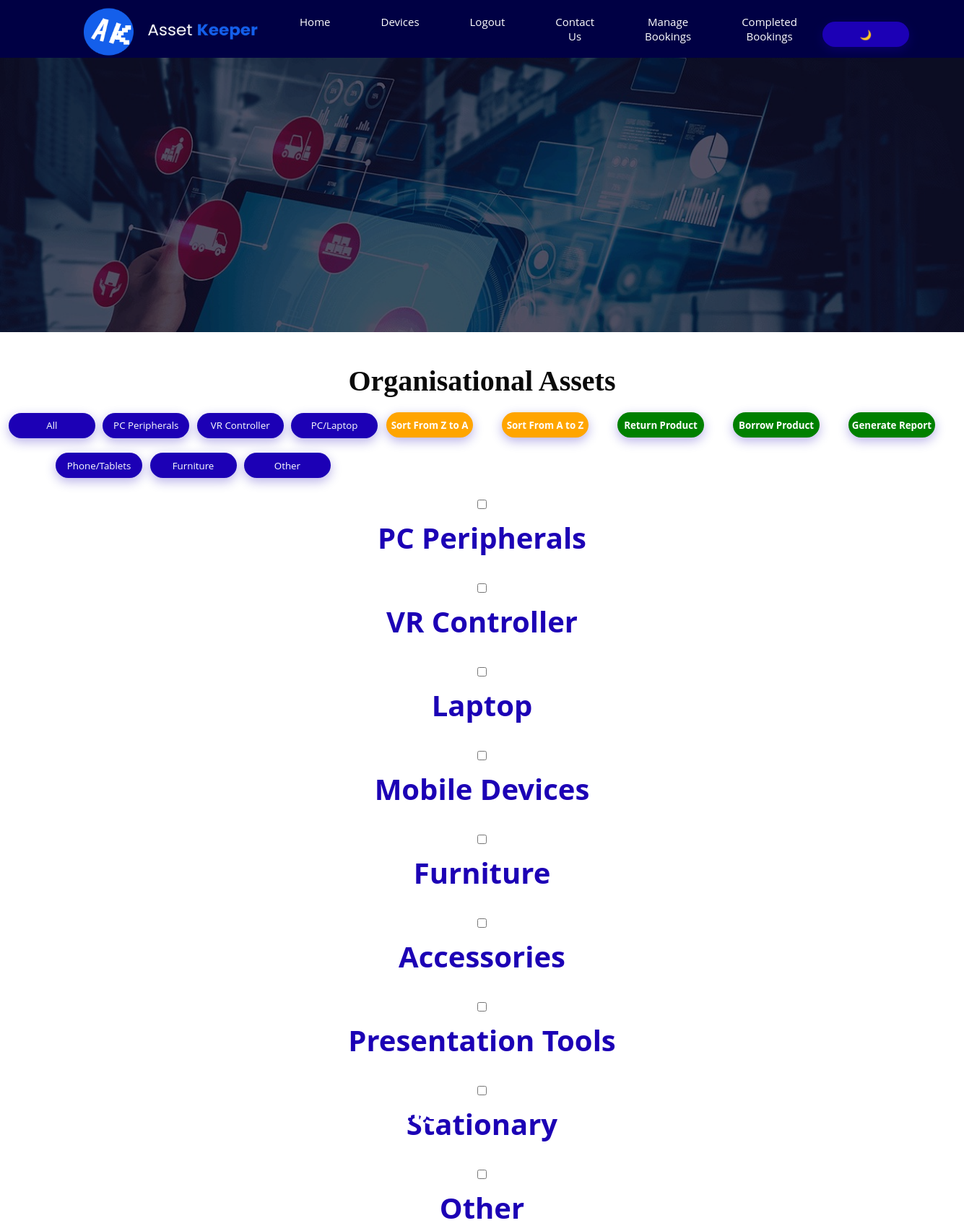
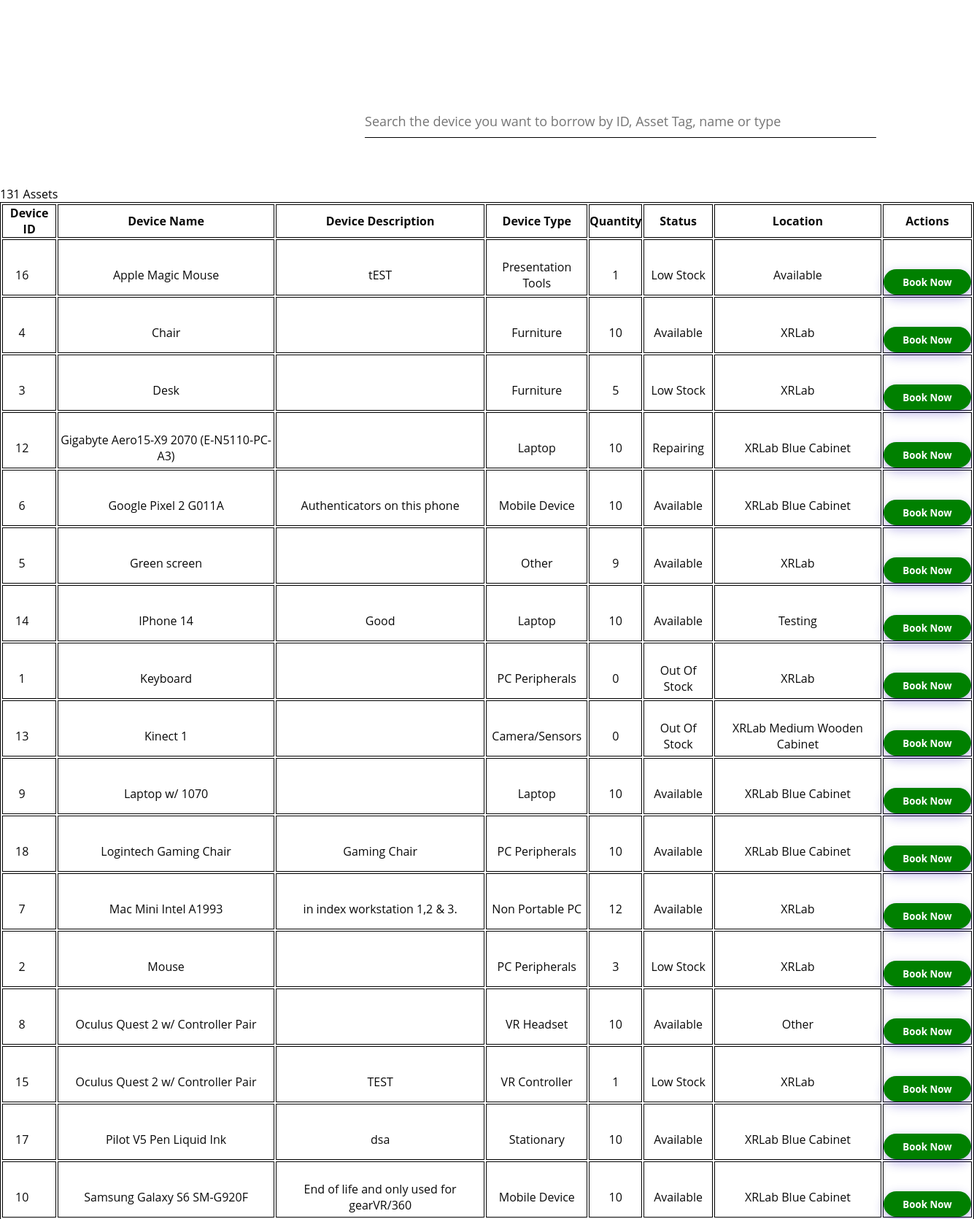
Screenshot of /devicesInventory/sort/ (upper part) with the database file from the repository (2 pictures, top to bottom).
### AppOneSDG/models.py (models this page shows, shortened)
class Equipment(models.Model):
    EQUIPMENT_CATEGORY = [ ("PC Peripherals", "PC Peripherals"), ("Non Portable PC", "Non Portable PC"), ("Laptop", "Laptop"), ("Mobile Device", "Mobile Device"), ("VR Headset", "VR Headset"), ("VR Controller", "VR Controller"), ("Camera/Sensors", "Camera/Sensors"), ("Furniture", "Furniture"), ("Presentation Tools", "Presentation Tools"), ("Stationary", "Stationary"), ("Furniture", "Furniture"), ("Accessories", "Accessories"),("Other", "Other") ]
    equipId             = models.AutoField(verbose_name="Equipment ID", primary_key=True)
    equipName           = models.CharField(verbose_name="Equipment name", max_length=100)
    equipType           = models.CharField(verbose_name="Equipment type", choices=EQUIPMENT_CATEGORY, max_length=100)
    equipQuantity       = models.IntegerField(verbose_name="Quantity for equipment", default=0)
    equipAudit          = models.DateField(verbose_name="Last audit for equipment")
    equipLocation         = models.CharField(verbose_name="Location of equipment", max_length=100, blank=True)
    equipStatus       = models.CharField(verbose_name="Status of equipment", max_length=100, default = "Available")
    equipComments       = models.TextField(verbose_name="Comments on equipment", blank=True)
    isOnsite            = models.BooleanField(default=False)
    low_stock_threshold = models.IntegerField(default=5) # Optional but recommended

### AppOneSDG/views.py (the view)
# urls.py: path('devicesInventory/sort/', equipment_list_sorted, name='devices_inventory_sorted'),
def equipment_list_sorted(request):
    equipments = Equipment.objects.all().order_by('equipName') # A → Z
    total_items = equipments.count()
    total_quantity = sum(e.equipQuantity for e in equipments)
    return render(request, "devices_admin.html", { 'equipments': equipments, 'total_items': total_items, 'total_quantity': total_quantity, })

### AppOneSDG/templates/devices_admin.html (shortened to what this page needs)
{% extends 'main_admin.html' %}
{% block extra_css %}
    <link rel="stylesheet" type="text/CSS" href="/static/AppOneSDG/contact-us.css">
{% endblock extra_css %}
{% block contentBody %}
<div class="wrapper">
    <div class="overlay">
        <div class="text">
            <h1 id="intro" style="color:white;">Organisational Assets</h1>
        </div>
    </div>
</div>
<br><br>
<h1 class="title" style="color: var(--text-primary); padding-bottom:60px; font-size:40px;">
    Organisational Assets
    <div>
        <button id="generateReportBtn" class="bookingApprove" style="background:green;font-weight:bold; float:right;margin-right:40px;margin-bottom:50px;">
            Generate Report
        </button>
        <a href="/borrowEquipment">
            <button class="bookingApprove" style="background:green;font-weight:bold; float:right;margin-right:40px;margin-bottom:50px;">
                Borrow Product
            </button>
        </a>
        <a href="/returnEquipment">
            <button class="bookingApprove" style="background:green;font-weight:bold; float:right;margin-right:40px;margin-bottom:50px;">
                Return Product
            </button>
        </a>
        <a href="{% url 'devices_inventory_sorted' %}">
            <button class="bookingApprove" style="background:orange;font-weight:bold; float:right;margin-right:40px;margin-bottom:50px;">
                Sort From A to Z
            </button>
        </a>
        <a href="{% url 'devices_inventory_sorted_desc' %}">
            <button class="bookingApprove" style="background:orange;font-weight:bold; float:right;margin-right:40px;margin-bottom:50px;">
                Sort From Z to A
            </button>
        </a>
        <button class="filterBtn" data-category="all">All</button>
        <button class="filterBtn" data-category="PC Peripherals">PC Peripherals</button>
        <button class="filterBtn" data-category="VR Controller">VR Controller</button>
        <button class="filterBtn" data-category="PC/Laptop">PC/Laptop</button>
        <button class="filterBtn" data-category="Phone/Tablets">Phone/Tablets</button>
        <button class="filterBtn" data-category="Furniture">Furniture</button>
        <button class="filterBtn" data-category="Other">Other</button>
        <div class="filterContainer">
            <label><input type="checkbox" class="catFilter" value="PC Peripherals"> PC Peripherals</label>
            <label><input type="checkbox" class="catFilter" value="VR Controller"> VR Controller</label>
            <label><input type="checkbox" class="catFilter" value="Laptop"> Laptop</label>
            <label><input type="checkbox" class="catFilter" value="Mobile Device"> Mobile Devices</label>
            <label><input type="checkbox" class="catFilter" value="Furniture"> Furniture</label>
            <label><input type="checkbox" class="catFilter" value="Accessories"> Accessories</label>
            <label><input type="checkbox" class="catFilter" value="Presentation Tools"> Presentation Tools</label>
            <label><input type="checkbox" class="catFilter" value="Stationary"> Stationary</label>
            <label><input type="checkbox" class="catFilter" value="Other"> Other</label>
          </div>
    </div>
</h1>
<br><br><br><br>
<input
  type="search"
  id="searchBar"
  placeholder="Search the device you want to borrow by ID, Asset Tag, name or type"
  style="width:701px; font-size:18px; height:40px; margin-left:500px; color: var(--text-primary); background-color: var(--body-bg); border-bottom: 1px solid var(--table-border);"
/>
<br><br><br><br>
<p>{{ total_quantity }} Assets</p>
<table style="width:100%" id="currentBooking">
    <tr>
        <th>Device ID</th>
        <th>Device Name</th>
        <th>Device Description</th>
        <th>Device Type</th>
        <th>Quantity</th>
        <th>Status</th>
        <th>Location</th>
        <th>Actions</th>
    </tr>
    {% for equipmentItem in equipments %}
    <tr data-id="{{ equipmentItem.equipId }}">
        <td>{{ equipmentItem.equipId }}</td>
        <td>{{ equipmentItem.equipName }}</td>
        <td>{{ equipmentItem.equipComments }}</td>
        <td>{{ equipmentItem.equipType }}</td>
        <td>{{ equipmentItem.equipQuantity }}</td>
        <td>{{ equipmentItem.equipStatus }}</td>
        <td>{{ equipmentItem.equipLocation }}</td>
        <td>
            <button class="bookingApprove" style="background:green;font-weight:bold;">Book Now</button>
        </td>
    </tr>
    {% endfor %}
</table>
<br><br><br><br>
{% endblock contentBody %}

### AppOneSDG/static/AppOneSDG/mystylesheetSDG.css (style rules this page uses)
* { margin: 0; padding: 0; box-sizing: border-box; font-family: 'Open Sans', sans-serif; list-style: none; text-decoration: none; }
body { background: var(--body-bg); }
.bookingApprove { background:pink; }
:root { --navbar-bg: #000044; --navbar-text: white; --body-bg: white; --text-primary: #0a0a0a; --text-secondary: #333333; --table-border: #000000; --button-bg: green; --button-text: white; }

### AppOneSDG/static/AppOneSDG/contact-us.css (style rules this page uses)
.wrapper { background: url("background.jpeg"); display: flex; height: 380px; top: 0px; width: 100%; background-repeat: no-repeat; background-size: cover; }
#intro { position: absolute; top: 40%; left: 51%; width: 99%; height: 200px; transform: translate(-40%, -40%); display:flex; color: var(--text-primary); font-family: "Montserrat"; font-size: 40px; font-weight:bold; }
.title { color: var(--text-primary); font-weight: bold; text-align: center; font-family: "Arial Black"; font-weight: bold; }
.overlay { display: flex; height: 380px; top: 0px; width: 100%; background-repeat: no-repeat; background-size: cover; background-color: rgba(0,0,0,0.5); }
input { width:100%; border:none; border-bottom: 1px solid #ccc; outline:none; padding-bottom:5px; }
label { margin-bottom:6px; display:block; color: #1c00b5; }
button { background: #1c00b5; width: 120px; border:none; outline:none; color: #fff; height: 35px; border-radius:30px; margin-top:20px; box-shadow: 0px 5px 15px 0px rgba(28,0,181,0.3); }
tr td:first-child { padding-right: 20px; }
tr td { padding-top:20px; }
#currentBooking { text-align: center; height: 30px; margin:fixed; border: 1px solid var(--table-border); color: var(--text-secondary); }
.bookingApprove { background:pink; }
:root { --navbar-bg: #000044; --navbar-text: white; --body-bg: white; --text-primary: #0a0a0a; --text-secondary: #333333; --table-border: #000000; --button-bg: green; --button-text: white; }

### AppOneSDG/templates/devices_admin.html (style rules this page uses)
#searchBar { color: var(--text-primary); background-color: var(--body-bg); border-bottom: 1px solid var(--table-border); }
#currentBooking, td, tr, th { border: 1px solid var(--table-border); }
input::placeholder { font-size:18px; }
#currentBooking td, #currentBooking th, #equipmentSummary td, #equipmentSummary th { color: var(--text-primary) !important; background-color: var(--body-bg) !important; }

### rows the page displays
Equipment: equipId "16", equipName "Apple Magic Mouse", equipComments "tEST", equipType "Presentation Tools", equipQuantity "1", equipStatus "Low Stock", equipLocation "Available"
Equipment: equipId "4", equipName "Chair", equipType "Furniture", equipQuantity "10", equipStatus "Available", equipLocation "XRLab"
Equipment: equipId "3", equipName "Desk", equipType "Furniture", equipQuantity "5", equipStatus "Low Stock", equipLocation "XRLab"
Equipment: equipId "12", equipName "Gigabyte Aero15-X9 2070 (E-N5110-PC-A3)", equipType "Laptop", equipQuantity "10", equipStatus "Repairing", equipLocation "XRLab Blue Cabinet"
Equipment: equipId "6", equipName "Google Pixel 2 G011A", equipComments "Authenticators on this phone", equipType "Mobile Device", equipQuantity "10", equipStatus "Available", equipLocation "XRLab Blue Cabinet"
Equipment: equipId "5", equipName "Green screen", equipType "Other", equipQuantity "9", equipStatus "Available", equipLocation "XRLab"
Equipment: equipId "14", equipName "IPhone 14", equipComments "Good", equipType "Laptop", equipQuantity "10", equipStatus "Available", equipLocation "Testing"
Equipment: equipId "1", equipName "Keyboard", equipType "PC Peripherals", equipQuantity "0", equipStatus "Out Of Stock", equipLocation "XRLab"
Equipment: equipId "13", equipName "Kinect 1", equipType "Camera/Sensors", equipQuantity "0", equipStatus "Out Of Stock", equipLocation "XRLab Medium Wooden Cabinet"
Equipment: equipId "9", equipName "Laptop w/ 1070", equipType "Laptop", equipQuantity "10", equipStatus "Available", equipLocation "XRLab Blue Cabinet"
Equipment: equipId "18", equipName "Logintech Gaming Chair", equipComments "Gaming Chair", equipType "PC Peripherals", equipQuantity "10", equipStatus "Available", equipLocation "XRLab Blue Cabinet"
Equipment: equipId "7", equipName "Mac Mini Intel A1993", equipComments "in index workstation 1,2 & 3.", equipType "Non Portable PC", equipQuantity "12", equipStatus "Available", equipLocation "XRLab"
Equipment: equipId "2", equipName "Mouse", equipType "PC Peripherals", equipQuantity "3", equipStatus "Low Stock", equipLocation "XRLab"
Equipment: equipId "8", equipName "Oculus Quest 2 w/ Controller Pair", equipType "VR Headset", equipQuantity "10", equipStatus "Available", equipLocation "Other"
Equipment: equipId "15", equipName "Oculus Quest 2 w/ Controller Pair", equipComments "TEST", equipType "VR Controller", equipQuantity "1", equipStatus "Low Stock", equipLocation "XRLab"
Equipment: equipId "17", equipName "Pilot V5 Pen Liquid Ink", equipComments "dsa", equipType "Stationary", equipQuantity "10", equipStatus "Available", equipLocation "XRLab Blue Cabinet"
Equipment: equipId "10", equipName "Samsung Galaxy S6 SM-G920F", equipComments "End of life and only used for gearVR/360", equipType "Mobile Device", equipQuantity "10", equipStatus "Available", equipLocation "XRLab Blue Cabinet"

### other values shown
{{ total_quantity }} "131"
